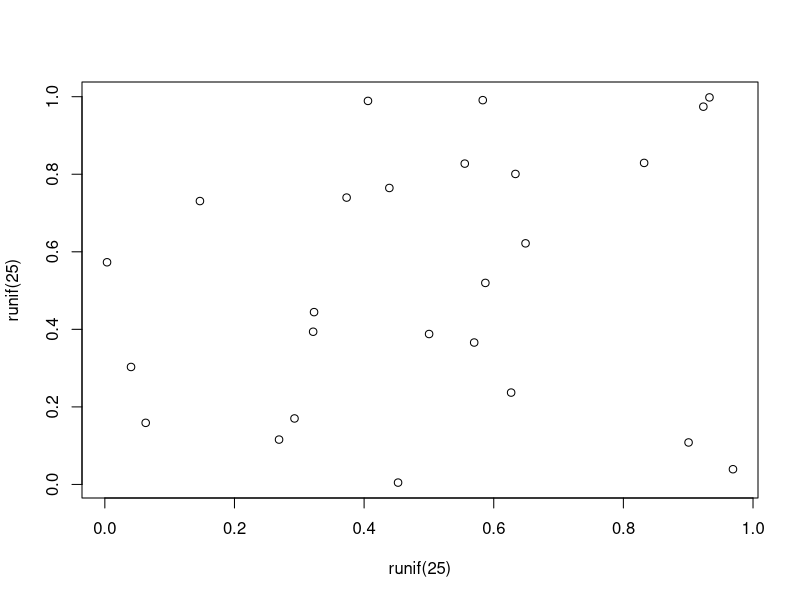

Generate this figure with R:
## ---- chunk 1
#| label: fig-meaningless
#| fig-cap: A meaningless scatterplot
#| fig-width: 5
#| fig-height: 5
#| fig-align: center
#| out-width: 50%
#| echo: false
plot(runif(25), runif(25))
## ---- chunk 2
#| label: tbl-simple
#| tbl-cap: Caption centered above table
#| echo: true
knitr::kable(head(mtcars)[,1:4])
